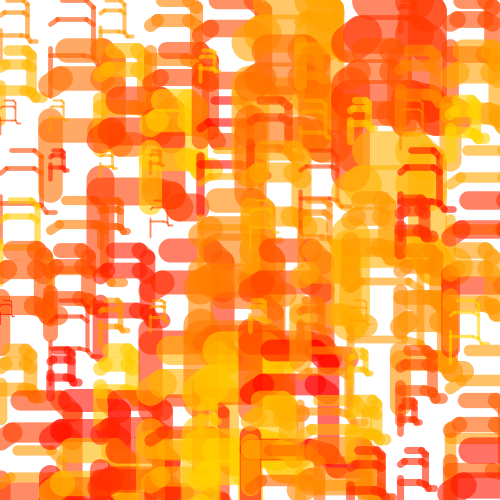
Frame 1 (no input)
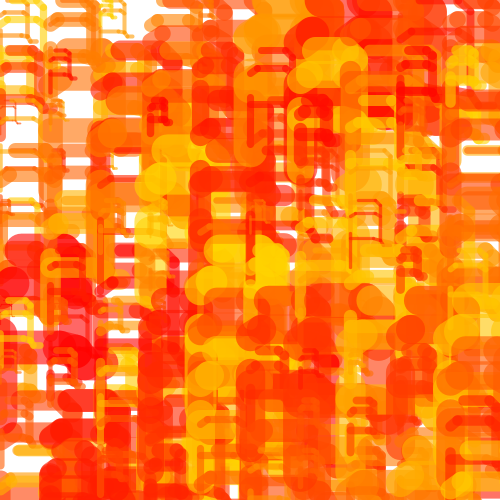
Frame 2 (the mouse pressed at the canvas centre, redrawn once)

The Processing sketch that drew these frames (run headless with seeded random() and noise(); the mouse was pressed at the canvas centre and the sketch redrawn once):

// Processing sketch: processing_44226
// ── processing_44226.pde

// varxety every stroke wexght gets smaller wxth three parameters
// order the parameters then gradxent xt


void setup () {
  size (500, 500);
  smooth();
  noLoop();
  background (255);
  colorMode(HSB, 100);
}

void draw () {
  //  background (255);

  for (int x=0; x<width;x += 50) {
    for (int y=0; y<width;y += 50) {
// input mouse function
      color rc = color(random(0, 14), random(255, 100), random(255, 155), 60);
      float rw = random(0.5, 4.5);
      float rh = random(0.5, 1.5);
      int rsw = int(random(2, 10));

      drawLogo (x, y, rsw, rw, rh, rc);
    }
  }
}

void drawLogo(float x, float y, float sw, float w, float h, color rc) {
  pushMatrix();
  translate (x, y);
  noFill();
  strokeWeight(sw);
  scale(w);
  stroke (rc);

 line (5, 0, 15, 0);
line (15, 0, 18, 3);
line (18, 3, 18, 24);
line (3, 8, 15, 8);
line (15, 8, 18, 10);
line (0, 10, 3, 8);
line (0, 20, 0, 40);
line (0, 23, 14, 23);
line (14,23,18,24);
line (18, 24, 20, 27);
line (20, 27, 24, 27);


  popMatrix();
}
